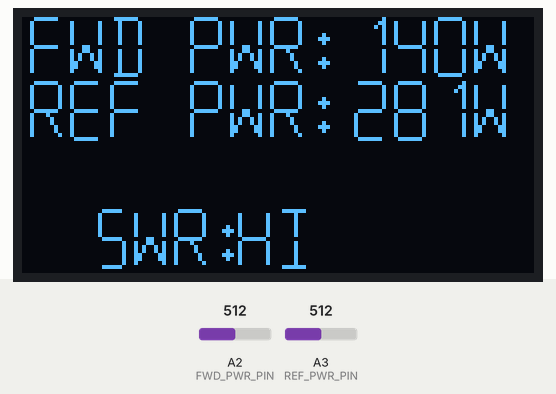
This sketch was run on a simulated ATtiny85, built with avr-gcc and run on an emulated ATtiny85. Parts: 128×64 one-colour display. Wiring (inferred from the names in the program): SH1106 OLED at I2C address 0x3C. The test bench sets the inputs (shaded band); at power-on: A2 (FWD_PWR_PIN) = 512, A3 (REF_PWR_PIN) = 512.

Above: at 3.1 s.
3.2 s: A2 (FWD_PWR_PIN) set to 392
At 6.0 s:
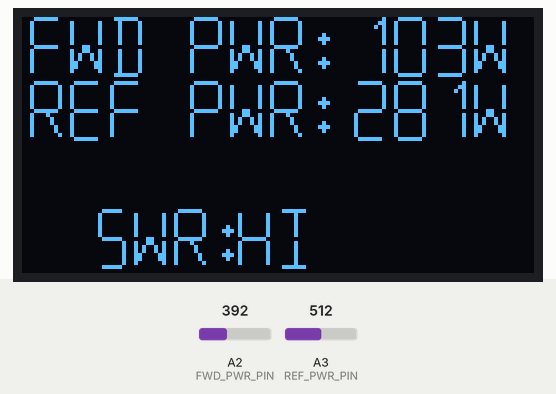
6.2 s: A2 (FWD_PWR_PIN) set to 366
At 7.7 s:
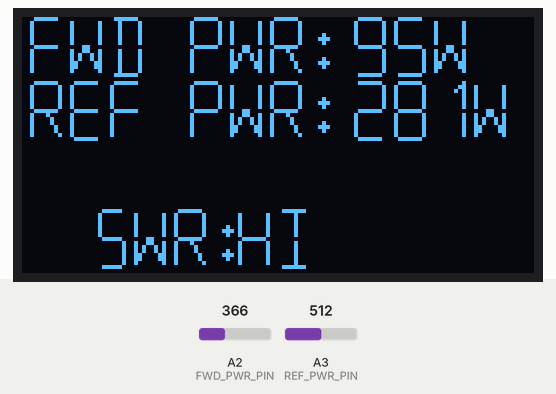
8.0 s: A3 (REF_PWR_PIN) set to 256
At 9.7 s:
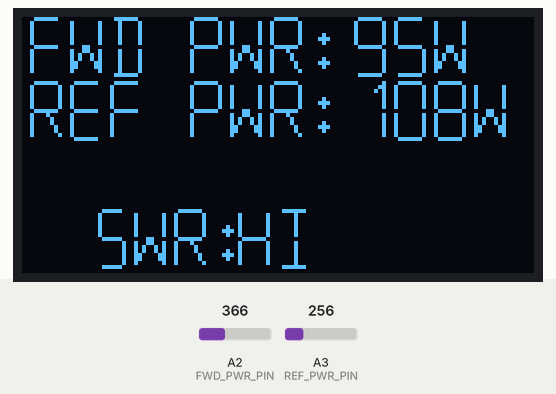
9.9 s: A3 (REF_PWR_PIN) set to 233
At 10.6 s:
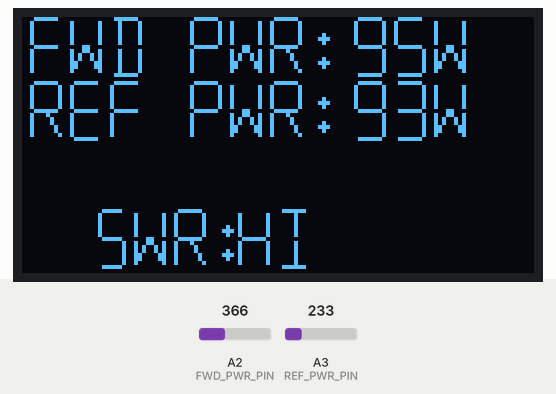
11.5 s: A2 (FWD_PWR_PIN) set to 716
At 13.2 s:
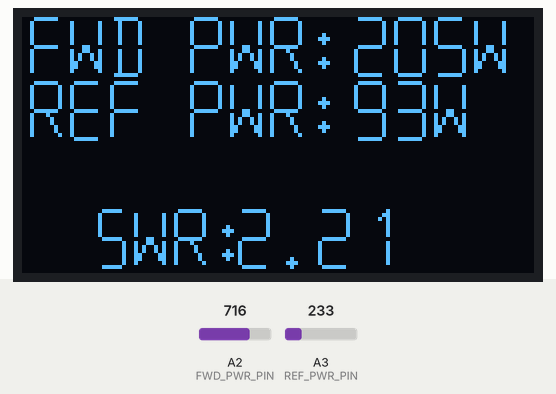
13.6 s: A3 (REF_PWR_PIN) set to 306
At 13.98 s:
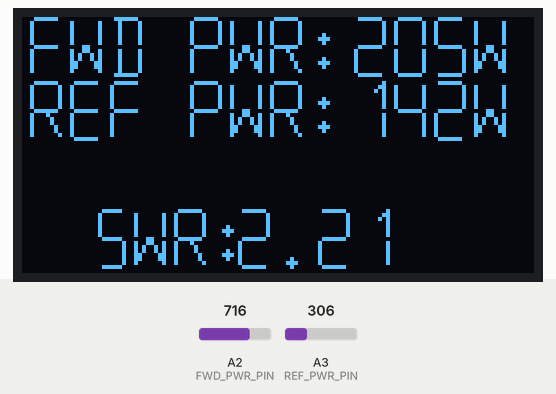
Timing chart, 0 to 16.6 s (numbered marks = the images above; inputs shaded):
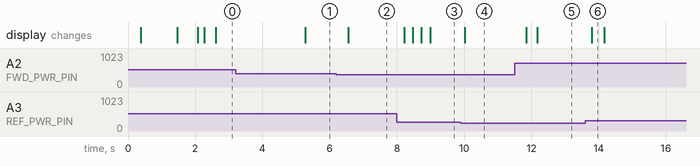

The sketch:

SWRMeter.ino
```cpp
// (licence header left out)
//Include needed files
#include "TinySH1106.h" //Display library
#include "font.h" //Fonts for display library
#include "LUT.h"  //Lookup table function

//Flag to display counts instead of power. Used for setting the calibration curve
#define _CALIBRATE_SHOW_COUNTS 0

//Hardware defines/////////////////////////
//Pins to use for measurement
#define FWD_PWR_PIN A2
#define REF_PWR_PIN A3

//Voltage limits
#define MIN_VAL 8  //Min clip on voltage, in ADC counts
///////////////////////////////////////////


//DSP defines//////////////////////////////
//Note: These DSP functions were put in as an experimental exercise. They can be adjusted as needed

#define _DSP_USE_MULTI_SAMPLE 1   //Enabled: ADC read takes 5 samples, excludes extremes, and averages for each reading. Disabled: One sample per reading
#define _DSP_USE_WINDOW_AVG 1     //Enabled: ADC read is averaged across previous 5 readings. Disabled: ADC read is not averaged (Averaging takes place after read)
#define _DSP_USE_EWMA_FILTER 1    //Enabled: ADC read is filtered. Disabled: ADC read is not filtered. (Filtering takes place after averaging)
#define _DSP_USE_ADC_NOISE_RED 1  //Enabled: ADC reads will use the noise reduction feature (sleep during conversion), Disabled: ADC reads will occur with all CPU running
#define _DSP_USE_DITHER 1         //Enabled: ADC is read twice in a row, one bit is added, then sum divded by 2. This helps with single bit noise, Disabled: ADC is read once.
#define _DSP_PEAK_HOLD_TIME 3000  //Amount of time, in ms, that the peak value will be held on the display
#define _DSP_PEAK_HOLD_DEC 50     //Rate that the display value will decay to the current value after the hold time expires
#define ADC_TIME 250              //Minimum sample rate, in us, that the ADCs are read. Note that this is the minimum, actual readings may take longer.

//Filter constants for EWMA filter in fixed 10e-1 point(8=0.800)
#define FWD_FILTER_CONST 3
#define REF_FILTER_CONST 3
////////////////////////////////////////////


//Display defines///////////////////////////
//Full scale power in watts
#define FWD_PWR_FS 300
#define REF_PWR_FS 60

//Screen Refresh Rate
#define UPDATE_TIME 250  //In milliseconds
////////////////////////////////////////////

#if _DSP_USE_ADC_NOISE_RED
#include <avr/sleep.h>  // Sleep Modes
EMPTY_INTERRUPT(ADC_vect);
#endif


//Calibration table for FWD Pwr (counts to Watts x10)
const unsigned int LUT_FWD[] PROGMEM= {10, \
                10, 0, \
                88, 5, \
                118, 10, \
                180, 30, \
                213, 40, \
                273, 60, \
                300, 70, \
                350, 90, \
                695, 200, \
                1000, 300
              };

//Calibration table for Ref Pwr (counts to Wattsx10)
const unsigned int LUT_REF[] PROGMEM= {10, \
                10, 00, \
                88, 10, \
                118, 20, \
                180, 60, \
                213, 80, \
                273, 120, \
                300, 140, \
                350, 180, \
                695, 400, \
                1000, 600
              };


//Display object
TinySH1106 display(0x3c);

//char constant buffers
const char text_FWD[] = { 'F', 'W', 'D', 0x20 };
const char text_REF[] = { 'R', 'E', 'F', 0x20 };
const char text_PWR[] = { 'P', 'W', 'R', ':', 0x20, 0 };
const char text_SWR[] = { 'S', 'W', 'R', ':', 0x20, 0 };

//Char buffers for display values
char buf_PWR_val[] = { 0x20, 0x20, 0x20, 0x20, 0 };
char buf_REF_val[] = { 0x20, 0x20, 0x20, 0x20, 0 };
char buf_SWR_val[] = { '1', '.', '0', '0', 0 };

//Instantaneous/filtered ADC reads (in counts)
int fwdPwrInst = 0;
int refPwrInst = 0;
int fwdPwrFilt = 0;
int refPwrFilt = 0;

//Filter buffer - Compile the buffers out to save memory if unused
#if _DSP_USE_MULTI_SAMPLE
int filtBuf[] = { 0, 0, 0, 0, 0 };
#endif

//Windowed Average buffer - Compile the buffers out to save memory if unused
#if _DSP_USE_WINDOW_AVG
int fwdAvgBuf[] = { MIN_VAL, MIN_VAL, MIN_VAL, MIN_VAL, MIN_VAL };
int refAvgBuf[] = { MIN_VAL, MIN_VAL, MIN_VAL, MIN_VAL, MIN_VAL };
uint8_t avgIndx = 0;
#endif

//Display values - integer representation
int swrVal = 100;    //SWR x 100
int fwdDispVal = 0;  //Watts x1
int refDispVal = 0;  //Watts x1

//Timers
long dispUpdateTmr = 0; //Display refresh rate
long ADCTmr = 0; //ADC Sample rate
long FWDPeakHold=0; //Peak hold for FWD power
long REFPeakHold=0; //Peak hold for reflected power.


void setup() {

  analogRead(FWD_PWR_PIN); //Initialize A2D

  //Start display and set up splash screen
  display.begin();
  display.clear();
  splash();
  delay(1000);
  display.clear();

  //Set up static parts of display
  display.setCursor(0, 0);
  display.print(text_FWD);
  display.setCursor(40, 0);
  display.print(text_PWR);
  display.setCursor(0, 2);
  display.print(text_REF);
  display.setCursor(40, 2);
  display.print(text_PWR);
  display.setCursor(16, 6);
  display.print(text_SWR);
}

void loop() {
  //Update display if it is time
  if (millis() - dispUpdateTmr > UPDATE_TIME) {
    dispUpdateTmr = millis(); //Reset timer

    swrVal = getSWR(fwdDispVal, refDispVal); //Ger SWR value from fwd and ref powers


    //If we are in calibration mode, set display value to ADC counts (only last 3 digits will show)
    #if _CALIBRATE_SHOW_COUNTS
    fwdDispVal = fwdPwrFilt;
    refDispVal = refPwrFilt;
    #else
    //If we are in normal mode, convert voltage to power
    voltToPwr();
    #endif

    //Update screen with updated values
    updateScreen();
  }


  //Sample ADC if it is time
  if(micros()-ADCTmr>ADC_TIME)
  {
    ADCTmr=micros();
    readPwrADC();
  }

}

void swr2Char(int i, char *buf) {

  //Get the character that corresponds with each place in the input
  char ones = i % 10 + 0x30;
  char tens = (i / 10) % 10 + 0x30;
  char hund = (i / 100) % 10 + 0x30;

  //set the text buffers based on how big the SWR is
  if (i < 100) {
    buf[0] = 'E';
    buf[1] = 'R';
    buf[2] = 'R';
    buf[3] = 0x20;
  } else if (i >= 600) {
    buf[0] = 'H';
    buf[1] = 'I';
    buf[2] = 0x20;
    buf[3] = 0x20;
  } else {
    buf[0] = hund;
    buf[1] = '.';
    buf[2] = tens;
    buf[3] = ones;
  }
}

void pwr2Char(int i, char *buf) {

  //Get the character that corresponds with each place in the input
  char ones = i % 10 + 0x30;
  char tens = (i / 10) % 10 + 0x30;
  char hund = (i / 100) % 10 + 0x30;


  //set the buffers based on how big the power is
  if (i < 10) {
    buf[0] = ones;
    buf[1] = 'W';
    buf[2] = 0x20;
    buf[3] = 0x20;
  } else if (i < 100) {
    buf[0] = tens;
    buf[1] = ones;
    buf[2] = 'W';
    buf[3] = 0x20;
  } else {
    buf[0] = hund;
    buf[1] = tens;
    buf[2] = ones;
    buf[3] = 'W';
  }
}

void splash() {
  display.drawBitmap(bitmap1, 40, 18);
}

void updateScreen() {
  //Convert values to corresponding characters
  pwr2Char(fwdDispVal, buf_PWR_val);
  pwr2Char(refDispVal, buf_REF_val);
  swr2Char(swrVal, buf_SWR_val);

  //Set print position and print the updated characters
  display.setCursor(81, 2);
  display.print(buf_REF_val);
  display.setCursor(81, 0);
  display.print(buf_PWR_val);
  display.setCursor(52, 6);
  display.print(buf_SWR_val);
}

int getADCReading(byte port)
{

  //Wrapper function to get ADC readings
  //ATTinycore's newest version allows analogRead to use the onboard ADC noise reduction function
  //If dithering is turned on, function will take two readings, add a bit, then divide by two. This has the affect of helping with single bit noise

//Variable to store first read when using dithering
int read1=0;

//If ATTIny, use the noise reduction read in newest ATTiny core.
#if (AVR_ARCH==2||AVR_ARCH==25)
  #if _DSP_USE_DITHER
  read1=_analogRead(port, _DSP_USE_ADC_NOISE_RED);
  return (read1+_analogRead(port, _DSP_USE_ADC_NOISE_RED))+1)/2;
  #else
  return _analogRead(port, _DSP_USE_ADC_NOISE_RED);
  #endif
#else
//For Normal arduino, ADC noise reduction not possible
  #if _DSP_USE_DITHER
  read1=analogRead(port);
  return (read1+analogRead(port)+1)/2;
  #else
  return analogRead(port);
  #endif
#endif
 //End _DSP_USE_ADC_NOISE_RED
}

void readPwrADC() {
//function to read in voltages and filter them
#if _DSP_USE_MULTI_SAMPLE

  int maxRead = 0;
  int minRead = 1024;

  for (int i = 0; i < 5; i++) {
    fwdPwrInst = getADCReading(FWD_PWR_PIN);
    filtBuf[i] = fwdPwrInst;

    if (fwdPwrInst > maxRead) {
      maxRead = fwdPwrInst;
    } else if (fwdPwrInst < minRead) {
      minRead = fwdPwrInst;
    }
  }
  fwdPwrInst = ((filtBuf[0] + filtBuf[1] + filtBuf[2] + filtBuf[3] + filtBuf[4]) - minRead - maxRead) / 3;

  //Reset min/max
  maxRead = 0;
  minRead = 1024;
  for (int i = 0; i < 5; i++) {
    refPwrInst = getADCReading(REF_PWR_PIN);
    filtBuf[i] = refPwrInst;

    if (refPwrInst > maxRead) {
      maxRead = refPwrInst;
    } else if (refPwrInst < minRead) {
      minRead = refPwrInst;
    }
  }
  refPwrInst = ((filtBuf[0] + filtBuf[1] + filtBuf[2] + filtBuf[3] + filtBuf[4]) - minRead - maxRead) / 3;


#else  //just take one sample
  fwdPwrInst = getADCReading(FWD_PWR_PIN);
  refPwrInst = getADCReading(REF_PWR_PIN);
#endif

#if _DSP_USE_WINDOW_AVG
//Window average the last 5 samples excluding outliers
  fwdAvgBuf[avgIndx] = fwdPwrInst;
  refAvgBuf[avgIndx] = refPwrInst;

  avgIndx > 4 ? avgIndx = 0 : avgIndx++;

  int minRef = refAvgBuf[0];
  int maxRef = refAvgBuf[0];
  int minFwd = fwdAvgBuf[0];
  int maxFwd = fwdAvgBuf[0];

  int refSum = refAvgBuf[0];
  int fwdSum = fwdAvgBuf[0];

  for (int i = 1; i < 5; i++) {
    maxRef = max(refAvgBuf[i], maxRef);
    minRef = min(refAvgBuf[i], minRef);

    maxFwd = max(fwdAvgBuf[i], maxFwd);
    minFwd = min(fwdAvgBuf[i], minFwd);

    fwdSum += fwdAvgBuf[i];
    refSum += refAvgBuf[i];
  }

  refPwrInst = (refSum - minRef - maxRef) / 3;
  fwdPwrInst = (fwdSum - minFwd - maxFwd) / 3;
#endif // End USE_WINDOW_AVG

#if _DSP_USE_EWMA_FILTER
  //EWMA filter using integer math (alpha x10)
  fwdPwrFilt = (FWD_FILTER_CONST * fwdPwrInst) + ((10 - FWD_FILTER_CONST) * fwdPwrFilt);
  refPwrFilt = (REF_FILTER_CONST * refPwrInst) + ((10 - REF_FILTER_CONST) * refPwrFilt);
  //divide by 10 because we scaled up by 10 for the lines above
  fwdPwrFilt /= 10;
  refPwrFilt /= 10;
#else  //No filtering, just use instantaneous value
  fwdPwrFilt = fwdPwrInst;
  refPwrFilt = refPwrInst;
#endif
}

int voltToPwr()
{
  //Variable to hold lookup table result.
  int tmp=0;

  //If filtered power voltage value is over the min voltage, look up voltage in table, otherwise set power to 0
  (refPwrFilt<MIN_VAL)?refDispVal = 0:tmp = lookupTable(LUT_REF,refPwrFilt);


  //Peak and hold function
  if(tmp>refDispVal)//If current reading greater than whats on display
  {
    refDispVal=tmp; //Set display value if current reading is higher
    REFPeakHold=millis(); //Restart timer
  }
  else if(millis()-REFPeakHold>_DSP_PEAK_HOLD_TIME) //If current reading less than display and hold time expires
  {
    refDispVal-=_DSP_PEAK_HOLD_DEC; //Decrement display value by calibratable amount
    refDispVal=max(refDispVal,tmp); //Set display value to max of decremented value or current reading.
  } //Otherwise do nothing (leave display value as is)

  //If filtered power voltage value is over the min voltage, look up voltage in table, otherwise set power to 0
  (fwdPwrFilt<MIN_VAL)?fwdDispVal = 0:tmp = lookupTable(LUT_FWD,fwdPwrFilt);


  //Peak and hold function for Fwd power
  if(tmp>fwdDispVal)
  {
    fwdDispVal=tmp;
    FWDPeakHold=millis();
  }
  else if(millis()-FWDPeakHold>_DSP_PEAK_HOLD_TIME)
  {
    fwdDispVal-=_DSP_PEAK_HOLD_DEC;
    fwdDispVal=max(fwdDispVal,tmp);
  }

}


int getSWR(int fwdPwr, int refPwr) {
  //calculate the SWR without using floats, returns SWR x 100.
  if (refPwr * 2 > fwdPwr) {
    return 600;  //just send 6 if SWR is too high;
  } else if (refPwr == 0) {
    return 100;  //send 1 if no reflected power
  }


  //Calculate reflection coeff - We rescale by 1024 and 100 to get more precision in the sqrt function, since we are using fixed point math
  //Note that 1024 and 100 rescales will change to 32 and 10 after the square root due to distributive property.
  unsigned int tmp = (refPwr * 1024) / fwdPwr;  //rescale by 1024 (32^2)
  tmp = 100 * tmp;                              //rescale by 100 (10^2)
  tmp = intSqrt(tmp);                           // this will give you closest integer sqrt of the rescaled value above
  tmp = tmp * 100;                              //rescale by another 100 (+10*32 from before sqrt)
  tmp = tmp / 32;                               //this gives reflection coef *1000

  //SWR = (1+gamma)/(1-gamma) (x1000 due to scale above)
  unsigned int swrNum = (10 * (1000 + tmp));  //1 +gamma term
  return swrNum / ((1000 - tmp) / 10);        //divde by 1-gamma term
}

unsigned int intSqrt(int s) {
  //quick and dirty sqrt function to avoid floats
  int guess = (s >> 7) + 6;  //pick initial guess based on s

  for (uint8_t i = 0; i < 4; i++) { //4 iterations of newtons method to get approximate square root.
    guess = (guess + (s / guess));  //newtons method
    guess >>= 1;                    //divide by 2
  }

  return guess;
}
```

LUT.cpp
```cpp
// (licence header left out)
#include <Arduino.h>

int lookupTable(int tblPtr[], int lookup)
{

  unsigned int cnt;
  unsigned int xIndex;
  int finalVal;

  int yUpper;
  int yLower;
  unsigned int DeltaYInput;

  unsigned int delBPInput;
  unsigned int delBP;
  int xval;

  //get the count from first entry in array
  cnt = pgm_read_word(&tblPtr[0]);

  //index to the last X entry
  xIndex = (cnt * 2) - 1;

  //If we are greater than the last X value, return the last Y value
  if (lookup >= pgm_read_word(&tblPtr[xIndex])) {
    finalVal = pgm_read_word(&tblPtr[xIndex+1]);
  }
  //If we are less than the first X value, return the first Y value
  else if (lookup <= pgm_read_word(&tblPtr[1])) {
    finalVal = pgm_read_word(&tblPtr[2]);
  }

  //We need to interpolate
  else {
    //move index to n-1 entry
    xIndex -= 2;

    //search through breakpoints to find where lookup's value is between
    for (; lookup <= pgm_read_word(&tblPtr[xIndex]); xIndex -= 2);
    xval = pgm_read_word(&tblPtr[xIndex]);

    //Grab the Y values on both sides
    yLower = pgm_read_word(&tblPtr[xIndex + 1]);
    yUpper = pgm_read_word(&tblPtr[xIndex + 3]);

    //If we are exactly on a breakpoint
    if (lookup == xval)
    {
      finalVal = yLower;
    }
    //Otherwise determine what % we are between the breakpoints and take the corresponding % of the Y values
    else {
      // Determine the difference between the lookup value and lower side
      delBPInput = (lookup - xval);

      // Determine the difference between the X values on either side
      delBP = (pgm_read_word(&tblPtr[xIndex + 2]) - xval);

      if (yUpper > yLower) {
        DeltaYInput = (long)(((yUpper - yLower) * delBPInput)) / delBP;
        finalVal = yLower + DeltaYInput;
      } else {
        DeltaYInput = (long)(((yLower - yUpper) * delBPInput)) / delBP;
        finalVal = yLower - DeltaYInput;
      }
    }
  }

  return (finalVal);
}
```

LUT.h
```cpp
// (licence header left out)
#include <Arduino.h>

int lookupTable(int DataPtr[],int Input);
```

TinySH1106.h
```cpp
// (licence header left out)
#pragma once

#include <Arduino.h>

//For ATMega328 compatability - use tiny wire for attiny but wire for others
#if (AVR_ARCH==2||AVR_ARCH==25)
#include <TinyWireM.h>
#define _SH1106_USE_ATTINY 1
#else
#include <Wire.h>
#define _SH1106_USE_ATTINY 0
#endif

//SH1106 Command definitions
#define SINGLE_COMMAND 0x80
#define MULTI_COMMAND 0x00
#define SINGLE_DATA 0xC0
#define MULTI_DATA 0x40

#define DISPLAY_OFF 0xAE
#define DISPLAY_ON 0xAF
#define DISPLAY_RESUME 0xA4
#define DISPLAY_ALLON 0xA5
#define DISPLAY_NORMAL 0xA6
#define DISPLAY_INVERT 0xA7
#define SET_CONTRAST 0x81

#define SEG_REMAP_NORM 0xA0
#define SEG_REMAP_REV 0xA1
#define SET_SCAN_DEC 0xC8
#define SET_SCAN_INC 0xC0
#define DISPLAY_OFFSET 0xD3
#define SET_MUX 0xA8
#define SET_CLK 0xD5

#define SET_START_LINE 0x40
#define SET_COL_HI 0x10
#define SET_COL_LO 0x00
#define SET_PAGE 0xB0

#define RMW 0xE0
#define RMW_END 0xEE
#define NOP 0xE3

//Panel values
#define DISPLAY_WIDTH 128
#define DISPLAY_HEIGHT 64
#define DEFAULT_OFFSET 4


class TinySH1106 {

private:
    // I2C
    uint8_t wireAddr;

    //Cursor positions
    char xPos;
    char yPos;
    uint8_t offset;

	// flip font  (not visible publicly)
	char ReverseByte (char x);

  void initDisplay ();
  void PlotChar (char c, int x, int y);
  void drawChar (unsigned char c, uint8_t x, uint8_t y);

 public:
   // For I2C display: create the display object
   TinySH1106(uint8_t wireAddr);

   // Initialize the display
   void begin();

   // Cycle through the initialization
   void reset(void);

   void PlotPoint (int x, int y);

   // Turn the display on
   void displayOn(void);

   // Turn the display offs
   void displayOff(void);

   // Clear the display buffer
   void clear(void);

      // Set display contrast
   void setContrast(char contrast);

   void setOffset(uint8_t off);

   // Send a command to the display (low level function)
   void sendCommand(unsigned char com);

   void sendData(unsigned char com);

   char readData();

   void drawBitmap(const unsigned char s[], uint8_t x, uint8_t y);


   // Send all the init commands
   void sendInitCommands(void);

   void setCursor(uint8_t x, uint8_t y);
   void setPage(char p);
   void setCol(char c);
   void setMuxRatio(char m);

   // Write a string to display at position given by setCursor(x,y).
   void print (char s[]);

   };
```

Source omitted: TinySH1106.cpp (13039 bytes), font.h (data table, 9601 bytes)

Measured:
- the behaviour switches between 382 and 381 on A2 (FWD_PWR_PIN) (found by bisection; images 1 and 2)
- the behaviour switches between 243 and 242 on A3 (REF_PWR_PIN) (found by bisection; images 3 and 4)
- after the input at 3.2 s, the display: changes after 2.1 s (image 1)
- after the input at 6.2 s, the display: changes after 0.35 s (image 2)
- after the input at 8.0 s, the display: first changes after 0.22 s (image 3 shows a later state)
- after the input at 9.9 s, the display: changes after 0.12 s (image 4)
- after the input at 11.5 s, the display: first changes after 0.34 s (image 5 shows a later state)
- after the input at 13.6 s, the display: changes after 0.20 s (image 6)
